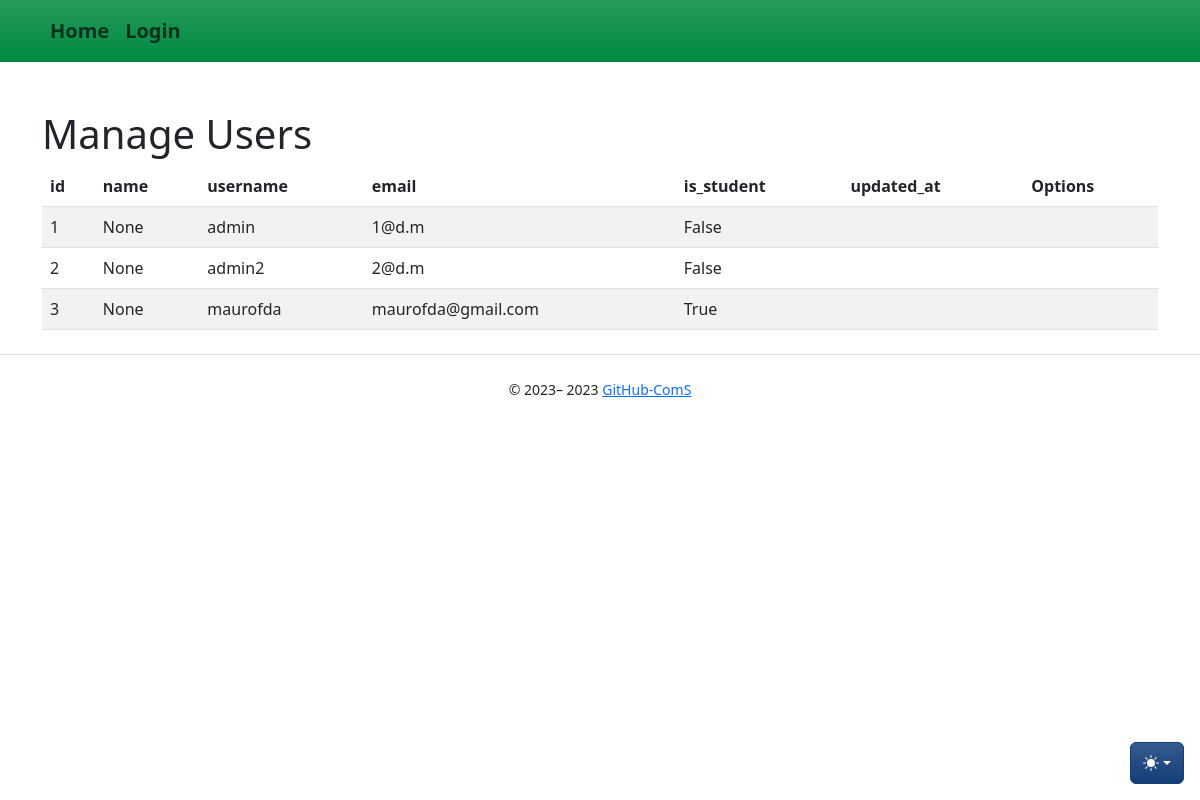
/users/, run on the app's committed database.
### app/models/user.py (models this page shows, shortened)
class User(UserMixin, db.Model):
    __tablename__ = "user"
    id = db.Column(db.Integer, primary_key=True)
    name = db.Column(db.String, nullable=True)
    username = db.Column(db.String(80), unique=True, nullable=False)
    email = db.Column(db.String(120), unique=True, nullable=False)
    pwd = db.Column(db.String(300), nullable=False)
    is_student = db.Column(db.BOOLEAN)

### app/controllers/users_controllers.py (the view)
@bp.route("/", methods=["GET", "POST"])
def index():
    users = User.query.all()
    return render_template(_j.index, entities=users, **properties)

### app/templates/users/index.jinja2 (shortened to what this page needs)
{% extends "base.jinja2" %}
{% from 'bootstrap5/utils.html' import render_icon %}
{% from 'macros/component_confirm_modal.jinja2' import confirmModalMacro, confirmModalScript %}
{% block head %}
{{ super() }}
{% endblock %}
{% block content %}
<div class="table-wrapper">
    <div class="table-title">
        <div class="row">
            <div class="col-sm-6">
                <h1>Manage {{title}}</h1>
            </div>
            <div class="col-sm-6">
            </div>
        </div>
    </div>
    <table class="table table-striped table-hover">
        <thead>
            <tr>
                {% for field in list_fields %}
                <th>{{ field }}</th>
                {% endfor %}
                <th>Options</th>
            </tr>
        </thead>
        <tbody>
            {% for entity in entities %}
            <tr>
                {% for field in list_fields %}
                <td>{{ entity[field] }}</td>
                {% endfor %}
                <td>
                    <a class="btn" href="{{ url_for('users.edit', id=entity.id) }}" data-toggle="tooltip"
                        data-placement="top" title="Tooltip on top"></a>
                    <a  href="#" class="btn clickForActionToConfirm" entity-id="{{entity.id}}" data-bs-toggle="modal"
                        data-bs-target="#modalConfirm" data-entity-reference="{{entity.username}}"
                        data-action="{{url_for('users.delete', id=entity.id)}}" data-action-text="delete" title="delete">
                    </a>
                </td>
            </tr>
            {% endfor %}
        </tbody>
    </table>
</div>
{% endblock %}

### data on the page
User: id "1" "None" "admin" "1@d.m" "False"
User: id "2" "None" "admin2" "2@d.m" "False"
User: id "3" "None" "maurofda" "maurofda@gmail.com" "True"

### other printed values
{{ render_nav_item('main.index', 'Home', _use_li=True) }} "Home"
{{ render_nav_item('auth.login', 'Login') }} "Login"
{{ title }} "Users"
{{ field }} "id" "name" "username" "email" "is_student" "updated_at"
